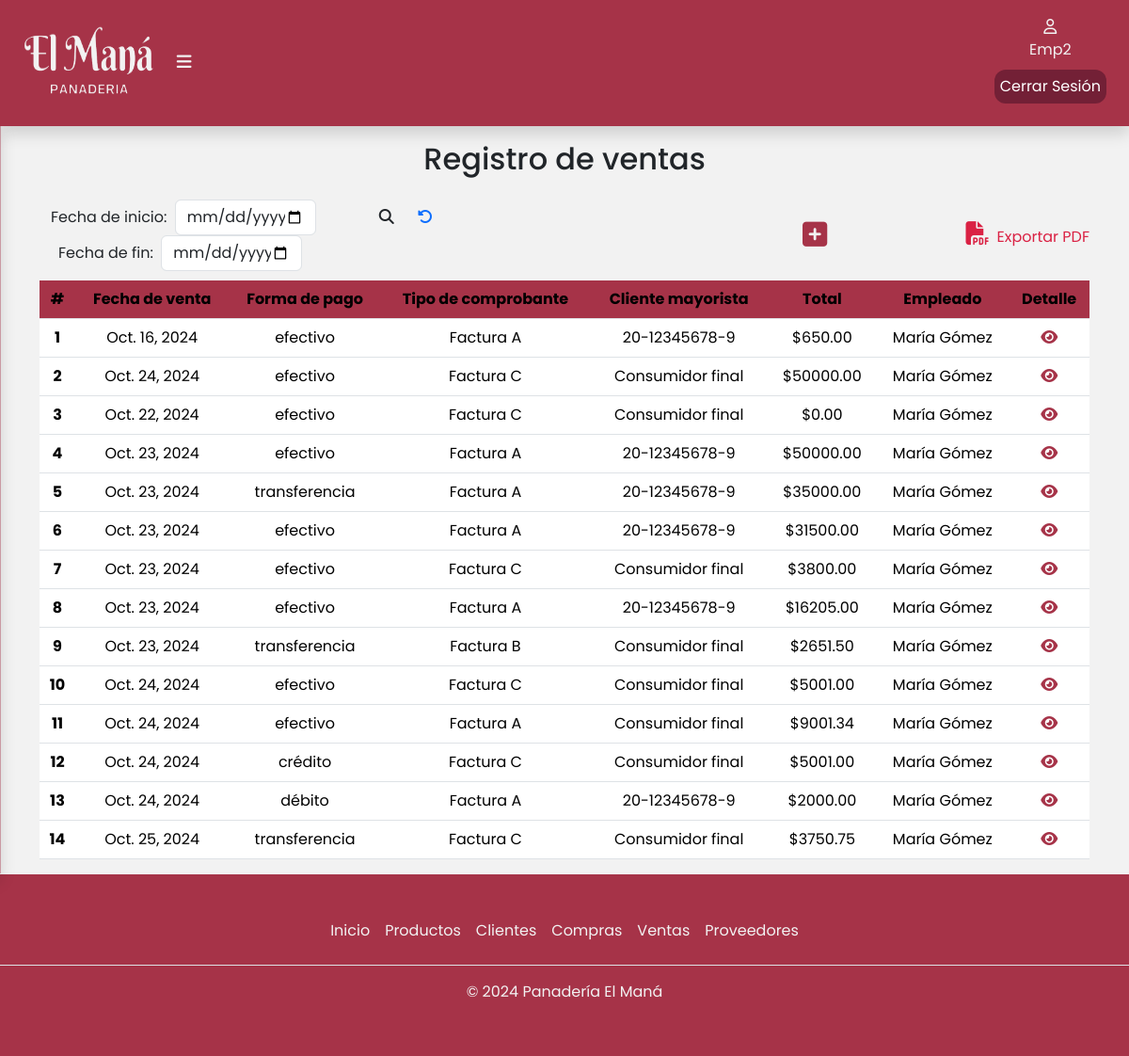
The page /ventas/ (signed in) on the database its author committed.
### apps/ventas/models.py (models this page shows, shortened)
class Venta(models.Model):
    TIPO_COMPROBANTE = [
        ('A', 'Factura A'),
        ('B', 'Factura B'),
        ('C', 'Factura C'),
    ]
    FORMA_PAGO = [
        ('efectivo','Efectivo'),
        ('transferencia','Transferencia'),
        ('débito','Débito'),
        ('crédito','Crédito'),
    ]
    fechaDeVenta = models.DateField(blank=False, null=False)
    formaDePago = models.CharField(max_length=15, choices=FORMA_PAGO,blank=False, null=False)
    tipoDeComprobante = models.CharField(max_length=15, choices=TIPO_COMPROBANTE,blank=False, null=False)
    clienteMayorista = models.ForeignKey(ClienteMayorista, on_delete=models.SET_NULL, null=True, blank=True,related_name='clienteMayorista')
    total = models.DecimalField(max_digits=10, decimal_places=2,default=0)
    empleado = models.ForeignKey(Empleado,on_delete=models.CASCADE,related_name='ventaEmpleado')

class ClienteMayorista(Persona):
    cuil = models.CharField(max_length=13,blank=False, null=False)

### apps/usuarios/models.py (models this page shows, shortened)
class Persona(models.Model):
    nombre = models.CharField(max_length=50,blank=False,null=False)
    apellido = models.CharField(max_length=50,blank=False,null=False)
    direccion  = models.CharField(max_length=50,blank=False,null=False)
    telefono = models.CharField(max_length=15,blank=False,null=False)
    mail = models.EmailField(blank=True,null=True)
    class Meta:
        abstract = True  # Esto hace que no se genere una tabla en la BD

class Empleado(Persona):
    user = models.OneToOneField(User, on_delete=models.CASCADE,related_name='user')
    dni  = models.CharField(max_length=8,blank=False,null=False)
    fechaDeNacimiento = models.DateField(blank=False,null=False)
    fechaDeIngreso = models.DateField(blank=False,null=False)
    salario = models.DecimalField(max_digits=10,blank=False,null=False,decimal_places=2)

### apps/ventas/views.py (the view)
# urls.py: path('ventas/',include('apps.ventas.urls')),
def ventas(request):
    ventas = Venta.objects.all()
    return render(request,'ventas/ventas.html',{'ventas':ventas})

### apps/ventas/templates/ventas/ventas.html (shortened to what this page needs)
{% extends 'base/base.html' %}
{% load static %}
{% block contenido %}
<div class="container" id="container-tabla">
    <div class="col-12">
        <h2 class="text-center pb-3">Registro de ventas</h2>
        <div class="busqueda d-flex justify-content-between align-items-center">
            <form class="d-flex align-items-center" role="search" method="POST" action="{% url 'ventas:buscarVentas' %}">
                <div class="container">
                    <div class="row">
                        <div class="col">
                            <label for="fecha_inicio" class="me-1">Fecha de inicio:</label>
                            <input type="date" id="fecha_inicio" name="fecha_inicio" class="form-control busquedaFecha d-inline" placeholder="inicio" style="width: 150px;">
                            <label for="fecha_fin" class="ms-2 me-1">Fecha de fin:</label>
                            <input type="date" id="fecha_fin" name="fecha_fin" class="form-control busquedaFecha d-inline" style="width: 150px;">
                        </div>
                        <div class="col">
                            <button class="btn" type="submit">
                                <i class="fa-solid fa-magnifying-glass" style="font-size: 16px"></i>
                            </button>
                            <a href="{% url 'ventas:ventas' %}" class="ms-2"><i class="fa-solid fa-rotate-left"></i></a>
                        </div>
                    </div>
                </div>
            </form>
            <a href="{% url 'ventas:agregarVenta' %}"><i class="fa-solid fa-square-plus" title="Agregar venta" style="font-size: 30px"></i></a>
            <a class="expPdf" href="{% url 'ventas:exportarPDF' %}"><i class="expPdf fa-solid fa-file-pdf px-2" style="font-size: 25px"></i>Exportar PDF</a>
        </div>
        <div class="table-responsive">
            <table class="table">
                <thead class="bg-table">
                    <tr>
                        <th scope="col">#</th>
                        <th scope="col">Fecha de venta</th>
                        <th scope="col">Forma de pago</th>
                        <th scope="col">Tipo de comprobante</th>
                        <th scope="col">Cliente mayorista</th>
                        <th scope="col">Total</th>
                        <th scope="col">Empleado</th>
                        <th scope="col">Detalle</th>
                    </tr>
                </thead>
                <tbody>
                    {% for venta in ventas %}
                    <tr>
                        <th scope="row">{{ forloop.counter }}</th>
                        <td>{{ venta.fechaDeVenta }}</td>
                        <td>{{ venta.formaDePago }}</td>
                        <td>Factura {{ venta.tipoDeComprobante }}</td>
                        {% if venta.clienteMayorista is None %}
                            <td>Consumidor final</td>
                        {% else %}
                            <td>{{ venta.clienteMayorista.cuil }}</td>
                        {%endif%}
                        <td>${{ venta.total }}</td>
                        <td>{{ venta.empleado.nombre }} {{ venta.empleado.apellido }}</td>
                        <td>
                            <a href="{% url 'ventas:verDetallesVenta' venta.id %}"><i class="fa-solid fa-eye" title="Ver detalles"></i></a>
                        </td>
                    </tr>
                    {% empty %}
                    <tr>
                        <td colspan="10">No hay ventas disponibles.</td>
                    </tr>
                    {% endfor %}
                </tbody>
            </table>
        </div>
    </div>
</div>
{% endblock %}

### templates/base/base.html (shortened to what this page needs)
{% load static %}
<!DOCTYPE html>
<html lang="en">
<head>
  <link href="https://cdn.jsdelivr.net/npm/bootstrap@5.3.3/dist/css/bootstrap.min.css" rel="stylesheet"
 />
  <link rel="stylesheet" href="{% static 'css/estilos.css' %}" />
</head>
<body>
  <header>
        <div class="container-fluid shadow">
          <div class="logo">
            <a href="{% url 'inicio:index' %}">
              <img class="logopng" src="{% static 'img/isologo.png' %}" alt="Logo Panadería El Maná" width="140px" height="80px" /></a>
            {% if user.is_authenticated %}
              <label for="btn-menu"><i class="fa-solid fa-bars"></i></label>
            {% endif %}
          </div>
          {% if user.is_authenticated %}
          <div class="d-flex flex-column align-items-center justify-content-center">
            <div class="usuario d-flex flex-column align-items-center justify-content-center">
                <a href="#">
                  <i class="fa-regular fa-user"></i>
                  <p>{{user.username}}</p>
                </a>
            </div>
              <a href="{% url 'inicio:logout' %} " id="cerrarSesion">Cerrar Sesión</a>
          </div>
          {% endif %}
        </div>
  </header>
  {% block contenido %}
  {% endblock %}
  <div class="container-footer">
    <footer class="footer py-3 my-4">
      {% if user.is_authenticated %}
      <ul class="nav justify-content-center border-bottom pb-3 mb-3">
        {% if user.is_superuser %}
          <li class="nav-item">
            <a href="/html/index.html" class="nav-link px-2">Inicio</a>
          </li>
          <li class="nav-item">
            <a href="/html/estadisticas.html" class="nav-link px-2">Estadísticas</a>
          </li>
          <li class="nav-item">
            <a href="/html/productos.html" class="nav-link px-2">Productos</a>
          </li>
          <li class="nav-item">
            <a href="{% url 'ventas:listadoMayoristas' %}" class="nav-link px-2">Clientes</a>
          </li>
          <li class="nav-item">
            <a href="/html/gestion_compras.html" class="nav-link px-2">Compras</a>
          </li>
          <li class="nav-item">
            <a href="{% url 'ventas:ventas' %}" class="nav-link px-2">Ventas</a>
          </li>
          <li class="nav-item">
            <a href="/html/gestion_proveedores.html" class="nav-link px-2">Proveedores</a>
          </li>
          <li class="nav-item">
            <a href="/admin/usuarios/empleado/" class="nav-link px-2">Empleados</a>
          </li>
        {% else %}
          <li class="nav-item">
            <a href="/html/index.html" class="nav-link px-2">Inicio</a>
          </li>
          <li class="nav-item">
            <a href="/html/productos.html" class="nav-link px-2">Productos</a>
          </li>
          <li class="nav-item">
            <a href="{% url 'ventas:listadoMayoristas' %}" class="nav-link px-2">Clientes</a>
          </li>
          <li class="nav-item">
            <a href="/html/gestion_compras.html" class="nav-link px-2">Compras</a>
          </li>
          <li class="nav-item">
            <a href="{% url 'ventas:ventas' %}" class="nav-link px-2">Ventas</a>
          </li>
          <li class="nav-item">
            <a href="/html/gestion_proveedores.html" class="nav-link px-2">Proveedores</a>
          </li>
        {% endif %}
      </ul>
      <p class="text-center">© 2024 Panadería El Maná</p>
      {% else %}
        <p class="text-center">© 2024 Panadería El Maná</p>
      {% endif %}
    </footer>
  </div>
</body>
</html>

### static/css/estilos.css (style rules this page uses)
body { display: flex; flex-direction: column; min-height: 100vh; margin: 0; font-family: Poppins, sans-serif; background-color: #f2f2f2; }
.container-fluid { position: fixed; background-color: #a63348; padding: 1.5rem; margin-top: auto; display: flex; align-items: center; justify-content: space-between; z-index: 1000; }
.logo { font-size: large; font-weight: 700; padding-right: 5px; }
.usuario { width: 50px; height: 50px; text-align: center; justify-items: center; }
.usuario a { color: #f2f2f2; text-decoration: none; }
.logo .fa-solid { padding-left: 20px; cursor: pointer; }
.container-fluid .logo label i { color: #f2f2f2; }
.container-fluid .usuario { color: #f2f2f2; }
.container-footer { margin-top: auto; background-color: #a63348; color: #f2f2f2; }
.container-footer .footer .nav .nav-item .nav-link { color: #f2f2f2; }
#container-tabla { padding-top: 150px; }
table { text-align: center; }
th, td { vertical-align: middle; }
.bg-table { --bs-table-bg: #a63348; }
.expPdf { text-decoration: none; color: #da2244; }
.busqueda { justify-content: space-between; align-items: center; margin-bottom: 10px; }
#cerrarSesion { text-decoration: none; color:#ffffff; background-color:#732036; border-radius: 12px; padding: 6px; }
.fa-square-plus,.fa-eye, .fa-list-check { color: #a63348; }
.busquedaFecha { width: 200px; }

### rows shown on the page
Venta: fechaDeVenta "Oct. 16, 2024", formaDePago "efectivo", tipoDeComprobante "A", clienteMayorista.cuil "20-12345678-9", total "650.00", empleado.nombre "María", empleado.apellido "Gómez"
Venta: fechaDeVenta "Oct. 24, 2024", formaDePago "efectivo", tipoDeComprobante "C", shows "Consumidor final", total "50000.00", empleado.nombre "María", empleado.apellido "Gómez"
Venta: fechaDeVenta "Oct. 22, 2024", formaDePago "efectivo", tipoDeComprobante "C", shows "Consumidor final", total "0.00", empleado.nombre "María", empleado.apellido "Gómez"
Venta: fechaDeVenta "Oct. 23, 2024", formaDePago "efectivo", tipoDeComprobante "A", clienteMayorista.cuil "20-12345678-9", total "50000.00", empleado.nombre "María", empleado.apellido "Gómez"
Venta: fechaDeVenta "Oct. 23, 2024", formaDePago "transferencia", tipoDeComprobante "A", clienteMayorista.cuil "20-12345678-9", total "35000.00", empleado.nombre "María", empleado.apellido "Gómez"
Venta: fechaDeVenta "Oct. 23, 2024", formaDePago "efectivo", tipoDeComprobante "A", clienteMayorista.cuil "20-12345678-9", total "31500.00", empleado.nombre "María", empleado.apellido "Gómez"
Venta: fechaDeVenta "Oct. 23, 2024", formaDePago "efectivo", tipoDeComprobante "C", shows "Consumidor final", total "3800.00", empleado.nombre "María", empleado.apellido "Gómez"
Venta: fechaDeVenta "Oct. 23, 2024", formaDePago "efectivo", tipoDeComprobante "A", clienteMayorista.cuil "20-12345678-9", total "16205.00", empleado.nombre "María", empleado.apellido "Gómez"
Venta: fechaDeVenta "Oct. 23, 2024", formaDePago "transferencia", tipoDeComprobante "B", shows "Consumidor final", total "2651.50", empleado.nombre "María", empleado.apellido "Gómez"
Venta: fechaDeVenta "Oct. 24, 2024", formaDePago "efectivo", tipoDeComprobante "C", shows "Consumidor final", total "5001.00", empleado.nombre "María", empleado.apellido "Gómez"
Venta: fechaDeVenta "Oct. 24, 2024", formaDePago "efectivo", tipoDeComprobante "A", shows "Consumidor final", total "9001.34", empleado.nombre "María", empleado.apellido "Gómez"
Venta: fechaDeVenta "Oct. 24, 2024", formaDePago "crédito", tipoDeComprobante "C", shows "Consumidor final", total "5001.00", empleado.nombre "María", empleado.apellido "Gómez"
Venta: fechaDeVenta "Oct. 24, 2024", formaDePago "débito", tipoDeComprobante "A", clienteMayorista.cuil "20-12345678-9", total "2000.00", empleado.nombre "María", empleado.apellido "Gómez"
Venta: fechaDeVenta "Oct. 25, 2024", formaDePago "transferencia", tipoDeComprobante "C", shows "Consumidor final", total "3750.75", empleado.nombre "María", empleado.apellido "Gómez"

### other values the page prints
{{ user.username }} "Emp2"
